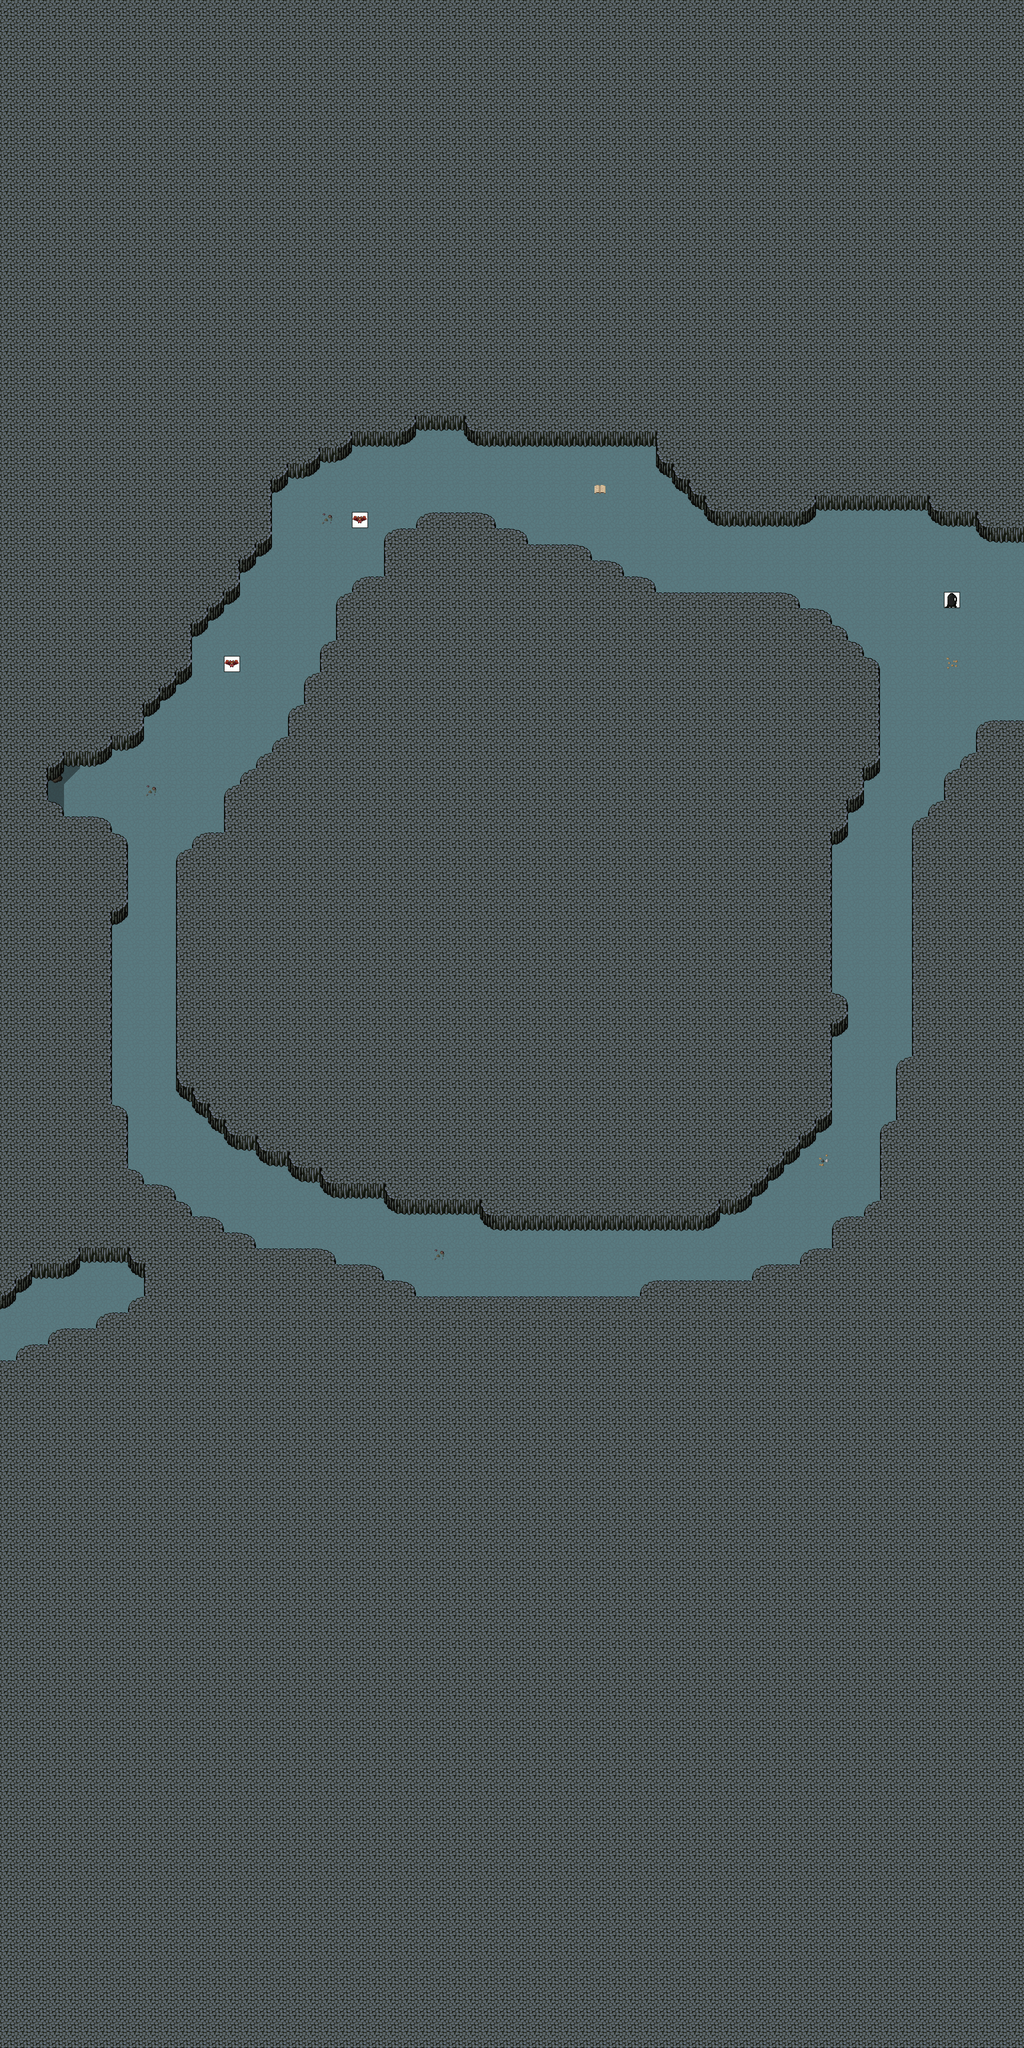

A level layout from a 2D game, rendered from its tile map. Below: a short description, then the map file with tile-grid data replaced by summaries:
An orthogonal 64x128 tile map with 32x32 px tiles, 5 tile layers (0_floor, 1_terrain, 2_object, 3_roof, ...), 2 hidden layers not drawn, 8 tilesets.

<map version="1.2" tiledversion="1.2.5" orientation="orthogonal" renderorder="right-down" width="64" height="128" tilewidth="32" tileheight="32" infinite="0" nextlayerid="8" nextobjectid="1">
 <tileset firstgid="1" name="ground/ground_4" tilewidth="32" tileheight="32" tilecount="40" columns="4">
  <image source="../../tileset/ground/ground_4.png" width="128" height="320" />
 </tileset>
 <tileset firstgid="41" name="logic/collision" tilewidth="32" tileheight="32" tilecount="1" columns="1">
  <image source="../../tileset/logic/collision.png" width="32" height="32" />
 </tileset>
 <tileset firstgid="42" name="ground/rock/large_pebble" tilewidth="32" tileheight="32" tilecount="2" columns="2">
  <image source="../../tileset/ground/rock/large_pebble.png" width="64" height="32" />
 </tileset>
 <tileset firstgid="44" name="ground/rock/rocks_3" tilewidth="32" tileheight="32" tilecount="16" columns="4">
  <image source="../../tileset/ground/rock/rocks_3.png" width="128" height="128" />
 </tileset>
 <tileset firstgid="60" name="item/documents/book" tilewidth="32" tileheight="32" tilecount="4" columns="2">
  <image source="../../tileset/item/documents/book.png" width="64" height="64" />
 </tileset>
 <tileset firstgid="64" name="logic/creature/animal" tilewidth="32" tileheight="32" tilecount="27" columns="27">
  <image source="../../tileset/logic/creature/animal.png" width="864" height="32" />
 </tileset>
 <tileset firstgid="91" name="logic/creature/slime" tilewidth="32" tileheight="32" tilecount="3" columns="3">
  <image source="../../tileset/logic/creature/slime.png" width="96" height="32" />
 </tileset>
 <tileset firstgid="94" name="terrain/cave_blue" tilewidth="32" tileheight="32" tilecount="112" columns="8">
  <image source="../../tileset/terrain/cave_blue.png" width="256" height="448" />
 </tileset>
 <layer id="1" name="0_floor" width="64" height="128">
  <data>[8192 cells, 8192 non-empty, 3 distinct tile ids]</data>
 </layer>
 <layer id="2" name="1_terrain" width="64" height="128">
  <data>[8192 cells, 251 non-empty, 13 distinct tile ids]</data>
 </layer>
 <layer id="3" name="2_object" width="64" height="128">
  <data>[8192 cells, 2 non-empty, 2 distinct tile ids]</data>
 </layer>
 <layer id="4" name="3_roof" width="64" height="128">
  <data>[8192 cells, 311 non-empty, 8 distinct tile ids]</data>
 </layer>
 <layer id="5" name="objects" width="64" height="128">
  <data>[8192 cells, 3 non-empty, 2 distinct tile ids]</data>
 </layer>
 <layer id="6" name="collision" width="64" height="128" visible="0" opacity="0.35">
  <data>[8192 cells, 7194 non-empty, 1 distinct tile ids]</data>
 </layer>
 <layer id="7" name="protection" width="64" height="128" visible="0">
  <data>[8192 cells, 0 non-empty, 0 distinct tile ids]</data>
 </layer>
</map>
